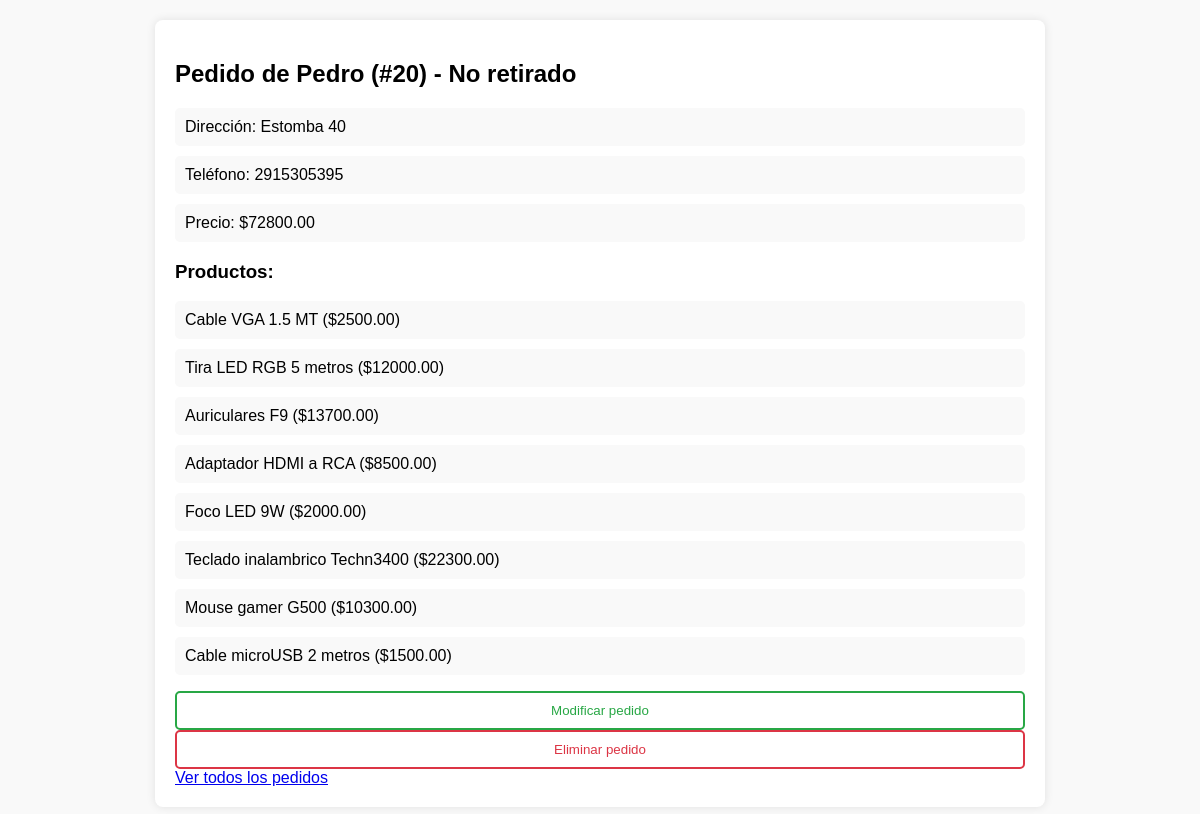
Page /20 (signed in) on the committed database.
### pedidos/models.py (models this page shows, shortened)
class Pedido(models.Model):
    OPCIONES_DE_ESTADO = (
        ('no_retirado', 'No retirado'),
        ('en_transito', 'En tránsito'),
        ('entregado', 'Entregado'),
        ('cancelado', 'Cancelado'),
    )
    cliente = models.ForeignKey(Cliente, on_delete = models.CASCADE)
    estado = models.CharField(max_length = 24, choices = OPCIONES_DE_ESTADO, default='no_retirado')
    productos = models.ManyToManyField(Producto)
    def calcular_precio_total(self):
        return sum(producto.precio for producto in self.productos.all())
    @property
    def precio_total(self):
        return self.calcular_precio_total()

class Cliente(models.Model):
    nombre = models.CharField(max_length=100)
    telefono = models.CharField(max_length=20)
    direccion = models.CharField(max_length=255)

class Producto(models.Model):
    nombre = models.CharField(max_length=100)
    precio = models.DecimalField(max_digits=10, decimal_places=2)
    def __str__(self):
        return f"{self.nombre}"

### pedidos/views.py (the view)
# urls.py: path("<int:id_pedido>", views.pedido, name="pedido"),
def pedido(request, id_pedido):
    try:
        pedido = Pedido.objects.get(id=id_pedido)
        return render(request, "pedidos/pedido.html", {
            "pedido": pedido,
            "productos": pedido.productos.all()
        })
    except Pedido.DoesNotExist:
        return HttpResponseRedirect(reverse("index"))

### pedidos/templates/pedidos/pedido.html (shortened to what this page needs)
{% extends "pedidos/design.html" %}
{% block body %}
    <div class="contenedor-pedidos">
        <h2>Pedido de {{ pedido.cliente.nombre }} (#{{ pedido.id }}) - {{pedido.get_estado_display}}</h2>
        <ul>
            <li>Dirección: {{ pedido.cliente.direccion }}</li>
            <li>Teléfono: {{ pedido.cliente.telefono }}</li>
            <li>Precio: ${{ pedido.precio_total }}</li>
        </ul>
        <h3>Productos:</h3>
        <ul>
            {% for producto in productos %}
                <li>{{ producto }} (${{ producto.precio }})</li>
            {% empty %}
                <li>Sin productos.</li>
            {% endfor %}
        </ul>
        <div>
            <button onclick=window.location.href="{% url 'modificar_pedido' pedido.id %}" class="btn-modificar">Modificar pedido</button>
            <form method="post" action="{% url 'eliminar_pedido' pedido.id %}">
                <button type="submit" class="btn-eliminar">Eliminar pedido</button>
            </form>
            <a href="{% url 'index' %}" class="btn-volver">Ver todos los pedidos</a>
        </div>
    </div>
{% endblock %}

### pedidos/static/pedidos/estilo.css (style rules this page uses)
body { font-family: Arial, sans-serif; background-color: #f9f9f9; margin: 0; padding: 0; }
.contenedor-pedidos { max-width: 850px; margin: 20px auto; padding: 20px; background-color: #fff; border-radius: 8px; box-shadow: 0 0 10px rgba(0, 0, 0, 0.1); }
.contenedor-pedidos ul { list-style-type: none; padding: 0; }
.contenedor-pedidos li { margin-bottom: 10px; padding: 10px; background-color: #f9f9f9; border-radius: 5px; }
.btn-eliminar { display: block; width: 100%; padding: 10px; color: #dc3545; border-color: #dc3545; background-color: transparent; border: 2px solid; border-radius: 5px; cursor: pointer; transition: background-color 0.3s ease; margin-right: 10px; }
.btn-modificar { margin-right: 10px; display: block; width: 100%; padding: 10px; color: #28a745; border-color: #28a745; background-color: transparent; border: 2px solid; border-radius: 5px; cursor: pointer; transition: background-color 0.3s ease; }

### rows in the picture
Pedido: cliente.nombre "Pedro", id "20", estado "No retirado", cliente.direccion "Estomba 40", cliente.telefono "2915305395", precio_total "72800.00"
Producto: nombre "Cable VGA 1.5 MT", precio "2500.00"
Producto: nombre "Tira LED RGB 5 metros", precio "12000.00"
Producto: nombre "Auriculares F9", precio "13700.00"
Producto: nombre "Adaptador HDMI a RCA", precio "8500.00"
Producto: nombre "Foco LED 9W", precio "2000.00"
Producto: nombre "Teclado inalambrico Techn3400", precio "22300.00"
Producto: nombre "Mouse gamer G500", precio "10300.00"
Producto: nombre "Cable microUSB 2 metros", precio "1500.00"
